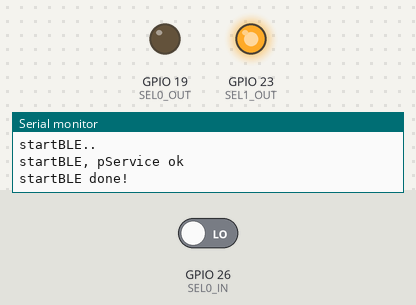
Bench run of a sketch on a simulated ESP32. Parts: output pins drawn as LEDs (lit = HIGH), the last lines printed to the serial monitor. The test bench sets the inputs (shaded band); at power-on: GPIO 26 (SEL0_IN) LOW. EEPROM starts erased; nothing arrives over Bluetooth unless stated; a phone connects over Bluetooth LE 3 s after start.

Above: at 1.2 s.
1.3 s: GPIO 26 (SEL0_IN) driven HIGH
At 1.7 s:
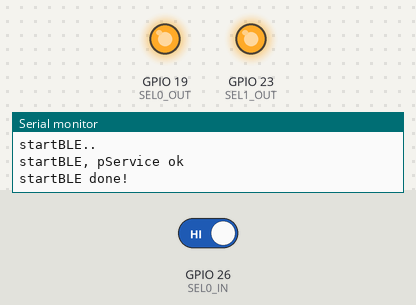
4.3 s: GPIO 26 (SEL0_IN) driven LOW
At 5.2 s:
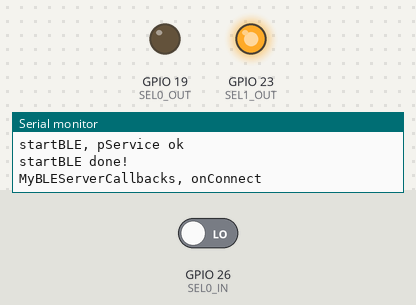
Timing chart, 0 to 7.3 s (numbered marks = the images above; inputs shaded):
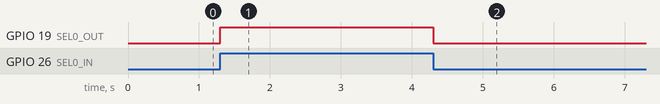

The sketch:

esp32.ino
```cpp
#include <HardwareSerial.h>
#include <BLEDevice.h>
#include <BLEUtils.h>
#include <BLEServer.h>
#include "driver/rtc_io.h"
#include <EEPROM.h>
#include <WiFi.h>

#define SERIAL_UART_BAUD 57600
#define DEVICE_SERVICE_UUID        "4fafc201-1fb5-459e-8fcc-c5c9c331914b"
#define DEVICE_CONFIG_CHARACTERISTIC_UUID "beb5483e-36e1-4688-b7f5-ea07361b26a8"

#define BT_DEVICE_ID "A500 DF Selector"

#define SET_DF1 "df1"
#define SET_DF0 "df0"

#define SELECTED_DRIVE_DF0 0
#define SELECTED_DRIVE_DF1 1

#define SEL0_IN GPIO_NUM_26
#define SEL1_IN GPIO_NUM_18
#define SEL0_OUT GPIO_NUM_19
#define SEL1_OUT GPIO_NUM_23

#define TIMEOUT_SEC 20
#define TIMEOUT_TIMER_ID 0

BLECharacteristic *bleConfigCharacteristic;
int selectedBootDrive = SELECTED_DRIVE_DF0;
//EEPROM ADDRESS MAP
const int selectedBootDriveEepromAddress = 0;
hw_timer_t * timer = NULL;
portMUX_TYPE timerMux = portMUX_INITIALIZER_UNLOCKED;
bool timeoutExpired = false, bleStarted = false;

void saveIntToEEPROM (int eepromAddress,int value) {
  EEPROM.put(eepromAddress, value);
  EEPROM.commit();
}

int loadIntFromEEPROM(int eepromAddress) {
  int readData;
  EEPROM.get(eepromAddress, readData);
  return readData;
}


void bleSendData(String text){
  Serial.println("bleSendData, text = " + text);
  bleConfigCharacteristic->setValue(text.c_str());
  bleConfigCharacteristic->notify();
}

class MyBLECallbacks: public BLECharacteristicCallbacks {

  void onWrite(BLECharacteristic *pCharacteristic) {

    String uuidStr = pCharacteristic->getUUID().toString().c_str();
    Serial.println("MyBLECallbacks, uuidStr = " + uuidStr);
    String dataReceived = pCharacteristic->getValue().c_str();
    Serial.println("MyBLECallbacks, dataReceived = " + dataReceived);
    if (dataReceived.equals(SET_DF0)) {
      Serial.println("MyBLECallbacks, set df0 as boot drive.");
      selectedBootDrive = SELECTED_DRIVE_DF0;
      saveIntToEEPROM(selectedBootDriveEepromAddress,selectedBootDrive);
    }
    else if (dataReceived.equals(SET_DF1)) {
      Serial.println("MyBLECallbacks, set df1 as boot drive.");
      selectedBootDrive = SELECTED_DRIVE_DF1;
      saveIntToEEPROM(selectedBootDriveEepromAddress,selectedBootDrive);
    }
  }
};


class MyBLEServerCallbacks: public BLEServerCallbacks {
    void onConnect(BLEServer* pServer) {
      Serial.println("MyBLEServerCallbacks, onConnect");
    };

    void onDisconnect(BLEServer* pServer) {
      Serial.println("MyBLEServerCallbacks, onDisconnect");
    }
};

void stopBLE() {
  if (BLEDevice::getInitialized()) {
    Serial.println("stopBLE..");

    BLEDevice::getAdvertising()->stop();
    BLEDevice::deinit(false);

    Serial.println(" done!");
  }
}

void startBLE() {
  Serial.println("startBLE..");

  char *bleSSID = BT_DEVICE_ID;
  BLEDevice::init(bleSSID);

  BLEServer *bleServer = BLEDevice::createServer();
  bleServer->setCallbacks(new MyBLEServerCallbacks());

  BLEService *pService = bleServer->createService(DEVICE_SERVICE_UUID);

  bleConfigCharacteristic = pService->createCharacteristic(
                                         DEVICE_CONFIG_CHARACTERISTIC_UUID,
                                         BLECharacteristic::PROPERTY_READ |
                                         BLECharacteristic::PROPERTY_WRITE
                                       );
  bleConfigCharacteristic->setCallbacks(new MyBLECallbacks());
  bleConfigCharacteristic->setValue("");

  pService->start();
  Serial.println("startBLE, pService ok");

  BLEAdvertising *pAdvertising = bleServer->getAdvertising();
  pAdvertising->start();

  Serial.println("startBLE done!");
}

void IRAM_ATTR onTimer() {
  portENTER_CRITICAL_ISR(&timerMux);
  timeoutExpired = true;
  portEXIT_CRITICAL_ISR(&timerMux);
}

void enableTimeoutTimer() {
  Serial.println("enableTimeoutTimer..");
  timer = timerBegin(TIMEOUT_TIMER_ID, 80, true);
  timerAttachInterrupt(timer, &onTimer, true);
  timerAlarmWrite(timer, 1000000 * TIMEOUT_SEC, true);
  timerAlarmEnable(timer);
}

void setup() {
  Serial.begin(SERIAL_UART_BAUD);
  Serial.println("Starting...");

  WiFi.disconnect();
  WiFi.mode(WIFI_OFF);

  EEPROM.begin(512);
  selectedBootDrive = loadIntFromEEPROM(selectedBootDriveEepromAddress);
  if ((selectedBootDrive != SELECTED_DRIVE_DF0) && (selectedBootDrive != SELECTED_DRIVE_DF1)) {
    selectedBootDrive = SELECTED_DRIVE_DF0;
  }
  Serial.println("selectedBootDrive = " + String(selectedBootDrive));

  pinMode(SEL0_OUT, OUTPUT);
  pinMode(SEL1_OUT, OUTPUT);
  pinMode(SEL0_IN, INPUT);
  pinMode(SEL1_IN, INPUT);

  //enableTimeoutTimer();
}

void loop() {
  if (timeoutExpired) {
    stopBLE();
  }

  if (selectedBootDrive == SELECTED_DRIVE_DF1) {  //works
    digitalWrite(SEL0_OUT, digitalRead(SEL1_IN));
    digitalWrite(SEL1_OUT, digitalRead(SEL0_IN));
  }
  else if (selectedBootDrive == SELECTED_DRIVE_DF0) {    //works
    digitalWrite(SEL1_OUT, HIGH);
    digitalWrite(SEL0_OUT, digitalRead(SEL0_IN));
  }

  if (!bleStarted) {
    bleStarted = true;
    startBLE();
  }

}
```

Measured:
- after the input at 1.3 s, GPIO 19 (SEL0_OUT): LOW → HIGH at once
- after the input at 4.3 s, GPIO 19 (SEL0_OUT): HIGH → LOW at once
